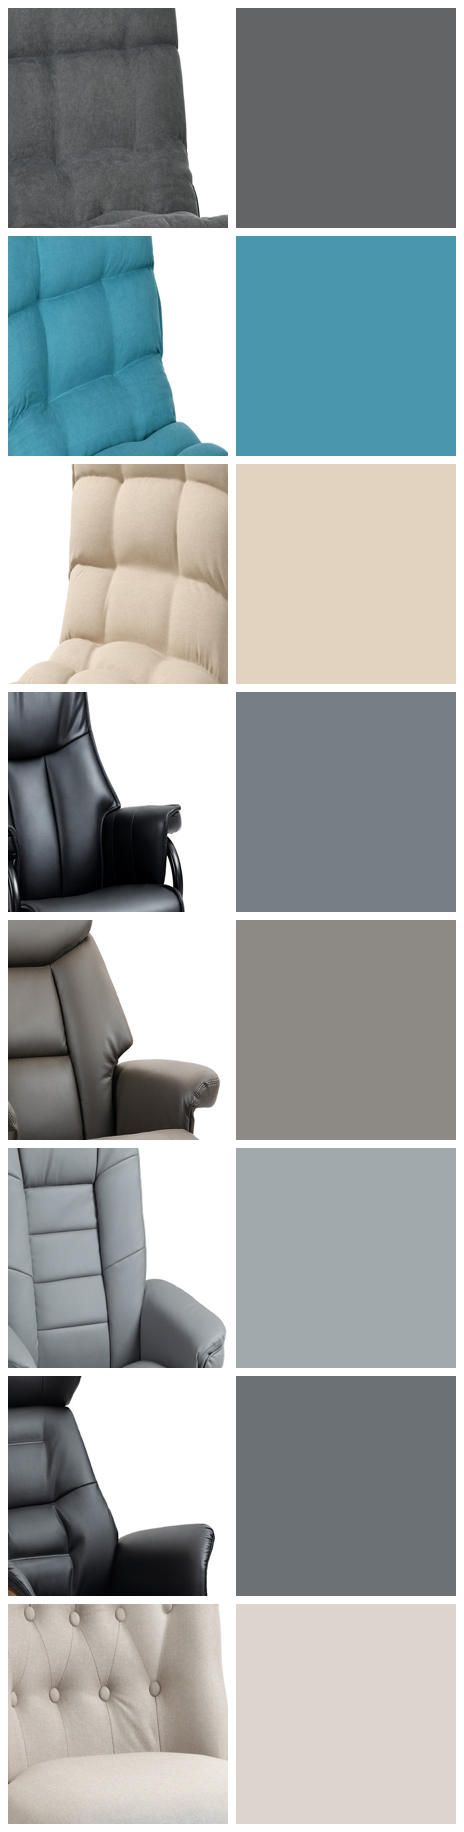

Reproduce this figure in Python.
# -*- coding: utf-8 -*-
"""Runda 72 — mäter klädselns färg ur PIXLARNA, inte ur feedens Farbe-kolumn.

☠️ Runda 66:s dyraste fynd var att källan kallade en MELLANGRÅ fåtölj "Schwarz",
   och runda 69 mätte upp att två produkter som BÅDA hette "Schwarz" låg 49
   luminanssteg isär. Ett ord i en kolumn är inte en mätning.

☠️ RUNDANS METODFYND: PÅ ETT BLANKT MATERIAL LJUGER MEDIANEN. Runda 69 skrev
   att blankt konstläder ljusnar i TOPPARNA, inte i medianen — det stämde där,
   men inte här. `1a1d04f7` har en välvd, helblank nackkudde som fyller nästan
   hela mätrutan, och då lyfts MEDIANEN med tjugo steg. Mätt mot fem redan
   publicerade sidor, där domen är känd:

     produkt                mörkaste decil   median   publicerad som
     84e3794d (matt väv)          12 %        15 %   svart
     a9c0fc05 (matt väv)          10 %        18 %   svart
     566c7702 (matt väv)          19 %        23 %   svart
     1a1d04f7 (BLANKT läder)      15 %        30 %   ← medianen säger mörkgrå
     37e5dfcf (blankt läder)      26 %        37 %   mörkgrå
     d2409a95 (matt väv)          25 %        37 %   mörkgrå
     89273d39 (matt väv)          24 %        36 %   ← båda säger mörkgrå

   De tre publicerade svarta ligger på 10–19 % i mörkaste decilen, de två
   mörkgrå på 25–26 %. `1a1d04f7` landar på 15 % — inne i det svarta bandet —
   men på 30 % i medianen, mitt emellan. VECKEN mäter materialet, den belysta
   ytan mäter lampan. På matt väv är de två överens; bara på blankt går de isär.
   Kontrollerat med ögon i `jamfor-svart.jpg`: den är svart.

⚠️ Rundans andra fråga: Lederoptik-kvartetten har BÅDE en "Beige" och en
   "Cremeweiß" som syskon. De två orden ligger nära varandra och sitter på
   sidor kunden jämför sida vid sida — mätningen avgör om de verkligen är
   olika, och hur de ska skrivas. Samma fråga som runda 70:s grå/mörkgrå.
"""
import colorsys, json, os
from PIL import Image

HAR = os.path.dirname(os.path.abspath(__file__))
ORDNING = ["64856235","35872574","4f6bef7d","f192540f",
           "78cb09ba","8f6636e4","b8001a1b","dbbe7253"]
KALLA = {"64856235":"Grau","35872574":"Blau","4f6bef7d":"Beige",
         "f192540f":"Schwarz","78cb09ba":"Grau","8f6636e4":"Grau",
         "b8001a1b":"Schwarz","dbbe7253":"Beige+Schwarz"}
# ⚠️ Trion 64856235/35872574/4f6bef7d är GOLVFÅTÖLJER — ryggen fyller nästan
#    hela bilden och sitter LÄGRE än på en vanlig fåtölj. Mätrutan flyttas
#    ned för dem; på en golvfåtölj ligger 12–48 % av höjden delvis i tomrum.
LAG = {"64856235", "35872574", "4f6bef7d"}


def matt(kort):
    im = Image.open(os.path.join(HAR, "rawbilder", "%s_1.jpg" % kort)).convert("RGB")
    w, h = im.size
    # Ryggen ligger i övre mitten på alla åtta produktbilder (kontaktarket visar det).
    if kort in LAG:
        ruta = im.crop((int(w * .20), int(h * .25), int(w * .80), int(h * .60)))
    else:
        ruta = im.crop((int(w * .25), int(h * .12), int(w * .75), int(h * .48)))
    px = list(ruta.getdata())
    # Bakgrunden är vit, skuggan nästan svart. Båda ljuger om klädseln.
    kladsel = [p for p in px if not (p[0] > 232 and p[1] > 232 and p[2] > 232)
               and max(p) > 18]
    if not kladsel:
        return None
    lum = sorted(kladsel, key=lambda p: 0.299*p[0] + 0.587*p[1] + 0.114*p[2])
    def snitt(bit):
        n = len(bit)
        return tuple(round(sum(p[i] for p in bit) / n) for i in range(3))
    median = snitt(lum[len(lum)//2 - 300: len(lum)//2 + 300] or lum)
    # BÄST BELYST: 80–90:e percentilen. Toppen är reflexer, inte färg.
    ljus = snitt(lum[int(len(lum)*.80): int(len(lum)*.90)] or lum)
    # ☠️ MÖRKASTE DECILEN — 10–20:e percentilen, alltså vecken och skuggsidan.
    #    På ett BLANKT material mäter medianen studioljuset, inte färgen: hela
    #    den välvda nackkudden fångar ljus och lyfter medianen med tjugo steg.
    #    Vecken gör det inte. Se modulens docstring för mätningen bakom.
    mork = snitt(lum[int(len(lum)*.10): int(len(lum)*.20)] or lum)
    hh, ll, ss = colorsys.rgb_to_hls(*[c/255 for c in ljus])
    mh, ml, ms = colorsys.rgb_to_hls(*[c/255 for c in median])
    mh, ml2, ms = colorsys.rgb_to_hls(*[c/255 for c in mork])
    return {"mork": mork, "morkL": round(ml2*100), "median": median, "ljus": ljus,
            "H": round(hh*360), "L": round(ll*100), "S": round(ss*100),
            "medL": round(ml*100), "medH": round(mh*360), "medS": round(ms*100),
            "n": len(kladsel)}


if __name__ == "__main__":
    res = {}
    for k in ORDNING:
        m = matt(k)
        res[k] = m
        print("%-9s kalla=%-14s mörkast=%-16s L %3d %%   median=%-16s L %3d %%   "
              "ljus L %3d %%  H %3d  S %3d %%"
              % (k, KALLA[k], str(m["mork"]), m["morkL"], str(m["median"]),
                 m["medL"], m["L"], m["H"], m["S"]))
    # Swatch-ark: originalruta + uppmätt färg, så ögat kan döma mätningen.
    CELL, PAD = 220, 8
    ark = Image.new("RGB", (CELL*2 + PAD*3, (CELL + PAD) * 8 + PAD), "white")
    for i, k in enumerate(ORDNING):
        im = Image.open(os.path.join(HAR, "rawbilder", "%s_1.jpg" % k)).convert("RGB")
        w, h = im.size
        if k in LAG:
            bit = im.crop((int(w*.20), int(h*.25), int(w*.80), int(h*.60)))
        else:
            bit = im.crop((int(w*.25), int(h*.12), int(w*.75), int(h*.48)))
        bit = bit.resize((CELL, CELL))
        y = PAD + i * (CELL + PAD)
        ark.paste(bit, (PAD, y))
        ark.paste(Image.new("RGB", (CELL, CELL), res[k]["ljus"]), (PAD*2 + CELL, y))
    ark.save(os.path.join(HAR, "farg.png"))
    json.dump(res, open(os.path.join(HAR, "farg.json"), "w"), indent=1)
    print("\nfarg.png + farg.json skrivna")
